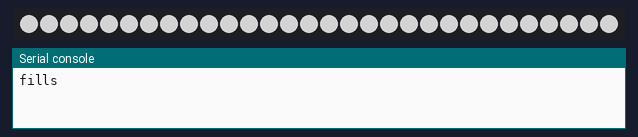
Bench run of a program on a simulated Raspberry Pi Pico running MicroPython. On the bench: 30 RGB LEDs in strip order, left to right, the last lines printed to the serial console. Dim RGB values are drawn brighter than linear; library files of the repository ran but are not shown: ws2812.py. At 12.3 s the program stops and its outputs stay as they are.

Above: at 1.65 s.
At 2.82 s:
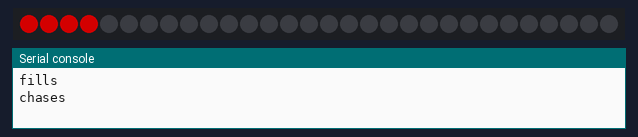
At 3.68 s:
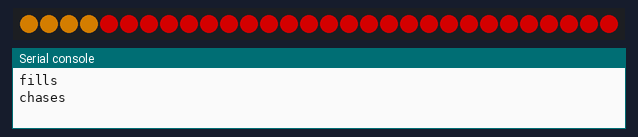
At 4.54 s:
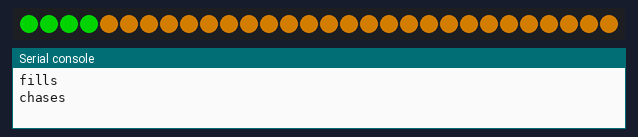
At 7.14 s:
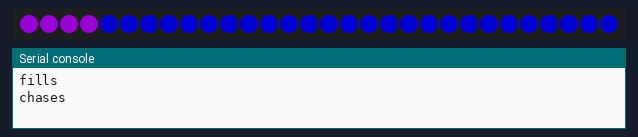
At 12.3 s:
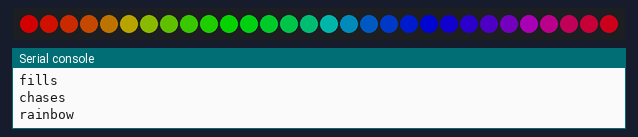

The program:

ws2812_led_demo.py
```python
from ws2812 import WS2812
import time

BLACK = (0, 0, 0)
RED = (255, 0, 0)
YELLOW = (255, 150, 0)
GREEN = (0, 255, 0)
CYAN = (0, 255, 255)
BLUE = (0, 0, 255)
PURPLE = (180, 0, 255)
WHITE = (255, 255, 255)
COLORS = (BLACK, RED, YELLOW, GREEN, CYAN, BLUE, PURPLE, WHITE)

#WS2812(pin_num,led_count)
led = WS2812(18,30)

print("fills")
for color in COLORS:
    led.pixels_fill(color)
    led.pixels_show()
    time.sleep(0.2)

print("chases")
for color in COLORS:
    led.color_chase(color, 0.01)

print("rainbow")
led.rainbow_cycle(0)
```
